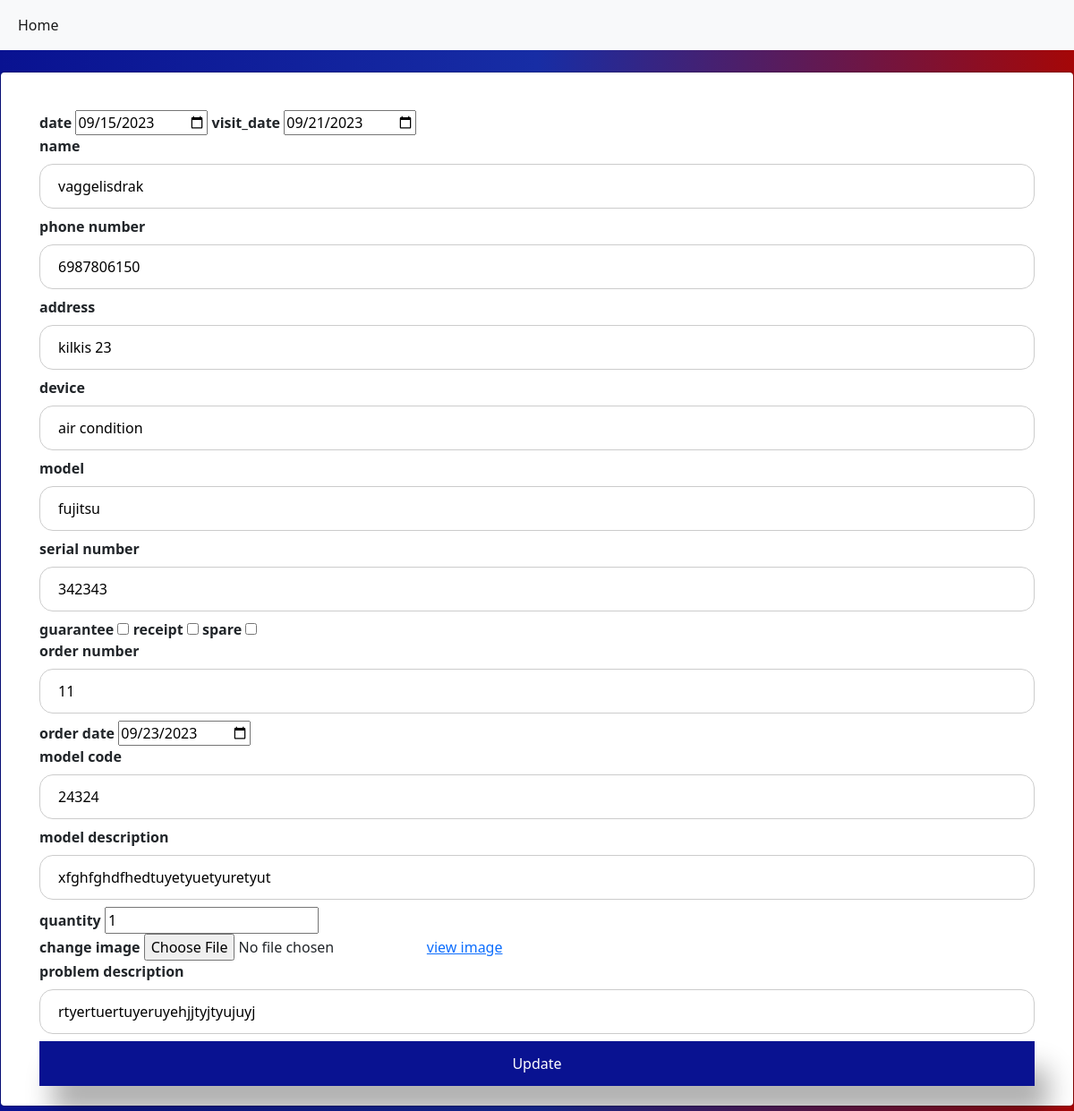
Page /visit_link/1 on the committed database.
### website/app.py (models this page shows, shortened)
class MAIN_database(db.Model):
    __tablename__ = 'MAIN_database'
    __searchable__ =['date','visit_date','first_last_name','phone_number','address','device','model','problem_description']
    id = db.Column(db.Integer, primary_key=True)
    date = db.Column(db.String(20) ,nullable=False)
    visit_date = db.Column(db.String(20),nullable=False)
    first_last_name = db.Column(db.String(200),nullable=False)
    phone_number = db.Column(db.String(200), unique=True ,nullable=False)
    address = db.Column(db.String(200), unique=True ,nullable=False)
    device = db.Column(db.String(200))
    model = db.Column(db.String(200))
    serial_number = db.Column(db.String(200))
    guarantee = db.Column(db.String(200))
    receipt = db.Column(db.String(200))
    spare = db.Column(db.String(200))
    order_number = db.Column(db.String(200))
    order_date = db.Column(db.String(20))
    model_code = db.Column(db.String(200))
    model_description = db.Column(db.String(200))
    quantity = db.Column(db.Integer)
    filename = db.Column(db.String(50),nullable=True)
    data = db.Column(db.LargeBinary,nullable=True)
    problem_description = db.Column(db.String(200))

### website/app.py (the view)
@app.route('/visit_link/<int:a>')
def visit_link(a):
    f = MAIN_database.query.get_or_404(a)
    return render_template('update_table.html',m=f)

### website/templates/update_table.html (shortened to what this page needs)
<!DOCTYPE html>
<html lang="en">
<head>
    <link rel="stylesheet" href="../static/style.css" />
    <link href="https://cdn.jsdelivr.net/npm/bootstrap@5.1.3/dist/css/bootstrap.min.css" rel="stylesheet">
</head>
<body>
    <nav class="navbar navbar-expand-lg navbar-light bg-light">
        <div class="container-fluid">
          <div class="collapse navbar-collapse" id="navbarNav">
            <ul class="navbar-nav">
              <li class="nav-item">
                <a class="nav-link active" aria-current="page" href="/">Home</a>
              </li>
            </ul>
          </div>
        </div>
      </nav>
    <form class="modal-content animate" enctype=multipart/form-data action="/users" method="POST">
        <div class="container">
            <label><b>date</b></label>
            <input type="date" placeholder="Enter date" name="date" value="{{m.date}}" required>
            <label><b>visit_date</b></label>
            <input type="date" placeholder="Enter visit date" name="visit_date" value="{{m.visit_date}}" required>
            <br>
            <label><b>name</b></label>
            <input type="text" placeholder="Enter full name" name="first_last_name"  value="{{m.first_last_name}}" required>
            <label><b>phone number</b></label>
            <input type="text" placeholder="Enter phone number" name="phone_number" value="{{m.phone_number}}" required>
            <label><b>address</b></label>
            <input type="text" placeholder="Enter address" name="address" value="{{m.address}}" required>
            <label><b>device</b></label>
            <input type="text" placeholder="Enter device" name="device" value="{{m.device}}" required>
            <label><b>model</b></label>
            <input type="text" placeholder="Enter model" name="model" value="{{m.model}}" required>
            <label><b>serial number</b></label>
            <input type="text" placeholder="Enter serial_number" name="serial_number" value="{{m.serial_number}}" required>
            <label><b>guarantee</b></label>
            <input type="checkbox" name="guarantee" value="{{m.guarantee}}" >
            <label><b>receipt</b></label>
            <input type="checkbox"  name="receipt" value="{{m.receipt}}" >
            <label><b>spare</b></label>
            <input type="checkbox"  name="spare" value="{{m.spare}}">
            <br>
            <label><b>order number</b></label>
            <input type="text" placeholder="Enter order number" name="order_number" value="{{m.order_number}}" required>
            <label><b>order date</b></label>
            <input type="date" placeholder="Enter order date" name="order_date" value="{{m.order_date}}" required>
            <br>
            <label><b>model code</b></label>
            <input type="text" placeholder="Enter model code" name="model_code" value="{{m.model_code}}" required>
            <label><b>model description</b></label>
            <input type="text" placeholder="Enter model_description" name="model_description" value="{{m.model_description}}" required>
            <label><b>quantity</b></label>
            <input type="number" name="quantity" value="{{m.quantity}}" required>
            <br>
            <label><b>change image</b></label>
            <input type="file" placeholder="Upload photo" name="problem_image">
            <a href="/download/{{m.filename}}">view image</a>
            <br>
            <label><b>problem description</b></label>
            <input type="text" placeholder="Enter problem description" name="problem_description"  value="{{m.problem_description}}"required>
            <button type="submit">Update</button>
        </div>
    </form>
</body>
</html>

### website/static/style.css (style rules this page uses)
body { background-image: linear-gradient(to right, #091291, #172da5, #a50707); background-size:contain; background-position:center; font-family: 'Poppins', sans-serif; }
input[type=text], input[type=password] { width: 100%; padding: 12px 20px; margin: 8px 0; display: inline-block; border: 1px solid #ccc; box-sizing: border-box; border-radius: 15px; }
button { display: block; width: 100%; height: 50px; outline: none; border: none; background-size: 200%; font-size: 1.2rem; color: white; font-family: 'Poppins', sans-serif; text-transform: uppercase; margin: 1rem 0; cursor: pointer; transition: .5s; box-shadow: 15px 30px 30px rgba(0,0,0,0.32); border-radius: 15px solid white; background-color: #091291; }
.container { margin-top: 20px; border: 2px solid white; border-radius: 15px; padding: 20px; }
.modal-content { margin: 2% auto 2% auto; width: 50%; }
.animate { -webkit-animation: animatezoom 0.6s; animation: animatezoom 0.6s }

### rows in the picture
MAIN_database: date "09/15/2023", visit_date "09/21/2023", first_last_name "vaggelisdrak", phone_number "6987806150", address "kilkis 23", device "air condition", model "fujitsu", serial_number "342343", order_number "11", order_date "09/23/2023", model_code "24324", model_description "xfghfghdfhedtuyetyuetyuretyut", quantity "1", problem_description "rtyertuertuyeruyehjjtyjtyujuyj"
